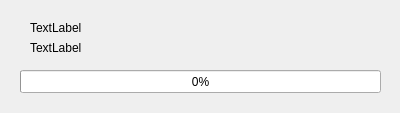
<?xml version="1.0" encoding="UTF-8"?>
<ui version="4.0">
 <class>CDownloadStatus</class>
 <widget class="QDialog" name="CDownloadStatus">
  <property name="geometry">
   <rect>
    <x>0</x>
    <y>0</y>
    <width>400</width>
    <height>113</height>
   </rect>
  </property>
  <property name="windowTitle">
   <string>Dialog</string>
  </property>
  <widget class="QLabel" name="lblState">
   <property name="geometry">
    <rect>
     <x>30</x>
     <y>20</y>
     <width>351</width>
     <height>16</height>
    </rect>
   </property>
   <property name="text">
    <string>TextLabel</string>
   </property>
  </widget>
  <widget class="QLabel" name="lblInfo">
   <property name="geometry">
    <rect>
     <x>30</x>
     <y>40</y>
     <width>351</width>
     <height>16</height>
    </rect>
   </property>
   <property name="text">
    <string>TextLabel</string>
   </property>
  </widget>
  <widget class="QProgressBar" name="prbDlStatus">
   <property name="geometry">
    <rect>
     <x>20</x>
     <y>70</y>
     <width>361</width>
     <height>23</height>
    </rect>
   </property>
   <property name="value">
    <number>0</number>
   </property>
  </widget>
 </widget>
 <resources/>
 <connections/>
</ui>
